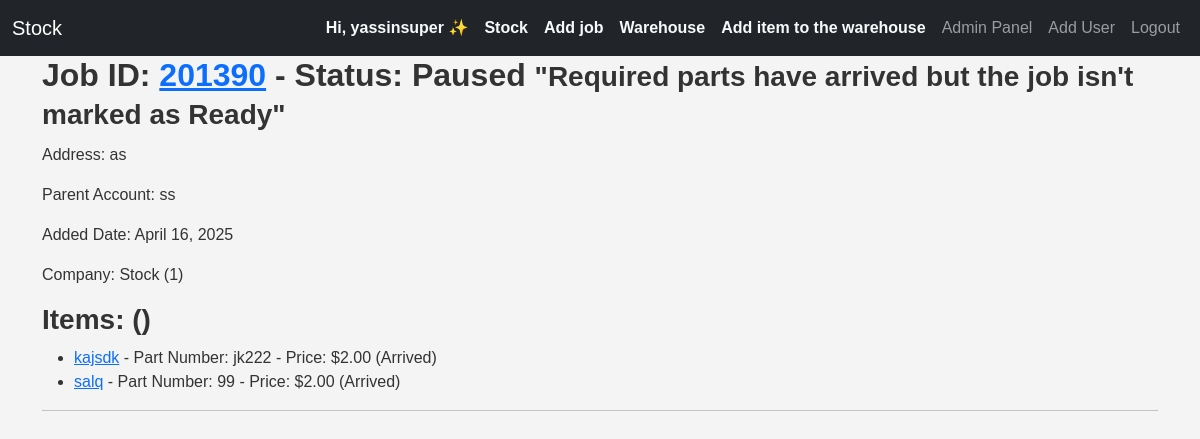
The page / (signed in) on the database as committed earlier.
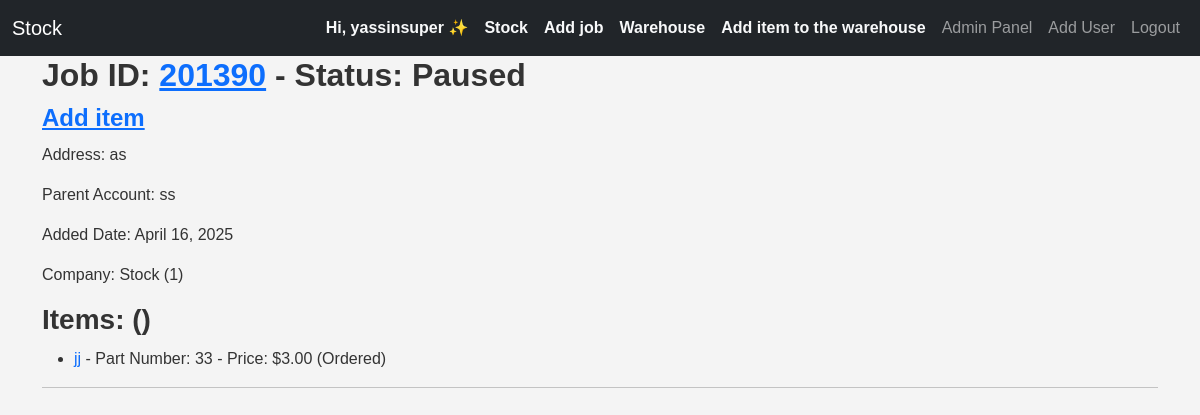
The same page on the database as committed later.
### inventory/models.py (models this page shows, shortened)
class CustomUser(AbstractUser):
    company = models.ForeignKey(Company, on_delete=models.CASCADE, null=True, blank=True, related_name="employeees")
    email = models.EmailField(unique=True)
    username = models.CharField(max_length=90, unique=False)
    groups = models.ManyToManyField('auth.Group', related_name='users')
    REQUIRED_FIELDS = ['username',]
    USERNAME_FIELD = 'email'
    class Meta:
        verbose_name_plural = 'users'
        ordering = ['id']

class Company(models.Model):
    owner = models.ForeignKey("inventory.CustomUser", on_delete=models.CASCADE, null=True, blank=True,related_name="company_owner")
    employees = models.ManyToManyField('CustomUser', related_name='companies')
    company_name=models.CharField(max_length=70)
    company_email = models.EmailField(max_length=100)
    address=models.TextField()
    phone=models.CharField(max_length=15)
    def __str__(self):
        return self.company_name +" ("+ str(self.id)+") "
    class Meta:
        verbose_name_plural = 'companies'
        ordering = ['company_name']

class Job(models.Model):
    status_chouces=[
        ('ready', 'Ready'),
        ('paused', 'Paused'),
        ('completed', 'Completed'),
        ('cancelled', 'Cancelled'),
        ('quoted', 'Quoted and waiting')
    ]
    address = models.CharField(max_length=70)
    job_id=models.IntegerField()
    status=models.CharField(choices=status_chouces, max_length=20)
    parent_account=models.CharField(max_length=70)
    added_date=models.DateField(auto_now_add=True)
    company=models.ForeignKey(Company,on_delete=models.CASCADE,related_name="job_company")
    items_arrived=models.BooleanField(default=False, )
    post_code=models.CharField(max_length=10, null=True, blank=True)
    quoted=models.BooleanField(default=False)
    class Meta:
        unique_together = ('job_id', 'company')  # Enforce uniqueness at the company level

class Item(models.Model):
    CHOICES=[
        ('ordered', 'Ordered'),
        ('arrived', 'Arrived'),
        ('not_ordered','Not ordered'),
    ]
    job = models.ForeignKey(
        Job,
        on_delete=models.CASCADE,
        null=True,
        blank=True,
        related_name="items"
    )
    name=models.CharField(max_length=70)
    part_number=models.TextField(max_length=30)
    price=models.DecimalField(max_digits=10, decimal_places=2)
    supplier=models.CharField(max_length=70)
    status=models.CharField(max_length=20,choices=CHOICES,default="not_ordered")
    company=models.ForeignKey(Company,on_delete=models.CASCADE,related_name="item_company")
    added_date=models.DateTimeField(auto_now_add=True)
    added_by=models.ForeignKey(CustomUser, on_delete=models.DO_NOTHING, null=True, blank=True, related_name="added_by_user")
    is_warehouse_item=models.BooleanField(default=False)
    warehouse_quantity=models.PositiveSmallIntegerField(default=0)
    job_quantity=models.PositiveSmallIntegerField(default=0)
    arrived_quantity=models.PositiveSmallIntegerField(default=0)
    is_used=models.BooleanField(default=False)

### inventory/views.py (the view)
# urls.py: path('',views.inventory,name='inventory'),
@login_required(login_url='login', redirect_field_name='inventory')
@no_ban
def inventory(request):
    rjobs = Job.objects.annotate(item_count=Count('items')).filter(items_arrived=True).prefetch_related('items')
    items=Item.objects.filter(company=request.user.company)
    rjobs=Job.objects.filter(company=request.user.company)
    context={'rjobs':rjobs,
            'items':items
            }
    return render(request,'inventory/inventory.html',context)

### inventory/templatetags/custom_tags.py (called while the page is built)
@register.filter
def is_admin(user):
    if user.groups.filter(name='Admin').exists() or user.company.owner==user:
        return True
    return False

@register.filter
def is_owner(user):
    if user.is_authenticated and user.company.owner==user:
        return True
    return False

### templates/inventory/inventory.html (shortened to what this page needs)
{% extends 'inventory/base.html' %}
{% load static %}
{% load custom_tags %}
{% block body %}
  {% if rjobs %}
    {% for job in rjobs %}
      {% if job.status != 'ready' and job.items_arrived and job.status != 'completed' %}
        <h2>Job ID: <a href="{% url 'update_job' job.job_id %}">{{ job.job_id }}</a> - Status: {{ job.get_status_display }} <small>"Required parts have arrived but the job isn't marked as Ready"</small></h2>
      {% elif job.status == 'ready' and not job.items_arrived %}
        <h2>Job ID: <a href="{% url 'update_job' job.job_id %}">{{ job.job_id }}</a> - Status: {{ job.get_status_display }} <small>"Required parts have not arrived but the job is marked as Ready"</small></h2>
      {% else %}
        <h2>Job ID: <a href="{% url 'update_job' job.job_id %}">{{ job.job_id }}</a> - Status: {{ job.get_status_display }}</h2>
        <h4><a href="{% url 'item_add' job.job_id %}">Add item</a></h4>
      {% endif %}
      <p>Address: {{ job.address }}</p>
      <p>Parent Account: {{ job.parent_account }}</p>
      <p>Added Date: {{ job.added_date }}</p>
      <p>Company: {{ job.company }}</p>
      <h3>Items: ({{ job.item_count }})</h3>
      <ul>
        {% for item in job.items.all %}
          <li>
            <a href="{% url 'update_item' item.id %}">{{ item.name }}</a> - Part Number: {{ item.part_number }} - Price: ${{ item.price }}
            ({{ item.get_status_display }})
          </li>
        {% empty %}
          <li>No items associated with this job.</li>
        {% endfor %}
      </ul>
      <hr />
    {% endfor %}
  {% endif %}
  <link rel="stylesheet" href="{% static 'css/style.css' %}" />
{% endblock %}

### templates/inventory/base.html (shortened to what this page needs)
{% load static %}
{% load custom_tags %}
<!DOCTYPE html>
<html lang="en">
  <head>
    <link href="https://cdn.jsdelivr.net/npm/bootstrap@5.3.3/dist/css/bootstrap.min.css" rel="stylesheet" />
    <link rel="stylesheet" href="{% static 'css/style.css' %}" />
  </head>
  <body>
    {% if request.user.is_authenticated %}
      <nav class="navbar navbar-expand-lg navbar-dark bg-dark">
        <div class="container-fluid">
          <a class="navbar-brand" href="{% url 'inventory' %}">{{ request.user.company.company_name }}</a>
          <div class="collapse navbar-collapse" id="navbarNav">
            <ul class="navbar-nav ms-auto align-items-center">
              <li class="nav-item">
                <a class="nav-link fw-bold text-light" href="{% url 'update_user' request.user.id %}">
                  {% if request.user|is_owner %}
                    Hi, {{ request.user.username }} ✨
                  {% else %}
                    {% if request.user|is_admin %}
                      {{ request.user.username }}👔 <small>Admin</small>
                    {% else %}
                      {{ request.user.username }}👔 <small>Employee</small>
                    {% endif %}
                  {% endif %}
                </a>
              </li>
              {% if request.user.company %}
                {% if request.user|is_owner %}
                  <li class="nav-item">
                    <a class="nav-link fw-bold text-light" href="{% url 'update_company' request.user.company.id %}">{{ request.user.company.company_name }}</a>
                  </li>
                {% else %}
                  <li class="nav-item">
                    <a class="nav-link fw-bold text-light" href="{% url 'update_company' request.user.company.id %}">{{ request.user.company.company_name }}</a>
                  </li>
                {% endif %}
              {% endif %}
              <li class="nav-item">
                <a class="nav-link fw-bold text-light" href="{% url 'create_job' %}">Add job</a>
              </li>
              <li class="nav-item">
                <a class="nav-link fw-bold text-light" href="{% url 'warehouse' %}">Warehouse</a>
              </li>
              <li class="nav-item">
                <a class="nav-link fw-bold text-light" href="{% url 'item_add' True %}">Add item to the warehouse</a>
              </li>
              {% if request.user|is_admin %}
                <li class="nav-item">
                  <a class="nav-link" href="{% url 'admin_panel' %}">Admin Panel</a>
                </li>
                <li class="nav-item">
                  <a class="nav-link" href="{% url 'register' %}">Add User</a>
                </li>
              {% endif %}
              <li class="nav-item">
                <a class="nav-link" href="{% url 'logout' %}">Logout</a>
              </li>
            </ul>
          </div>
        </div>
      </nav>
    {% endif %}
    <div class="container content">
      {% block body %}
      {% endblock %}
    </div>
  </body>
</html>

### stock/static/css/style.css (style rules this page uses)
body { font-family: Arial, sans-serif; background: #f4f4f4; margin: 0; padding: 0; color: #333; }
h2, h3, h4 { font-weight: 600; margin-bottom: 10px; }

Rows that differ between the two databases and show on the page:
removed Item: name "kajsdk", part_number "jk222", price "2.00", status "Arrived"
removed Item: name "salq", part_number "99", price "2.00", status "Arrived"
changed Job "Paused": items_arrived "\"Required parts have arrived but the job isn't marked as Ready\"" → "Add item"
added Item: name "jj", part_number "33", price "3.00", status "Ordered"
